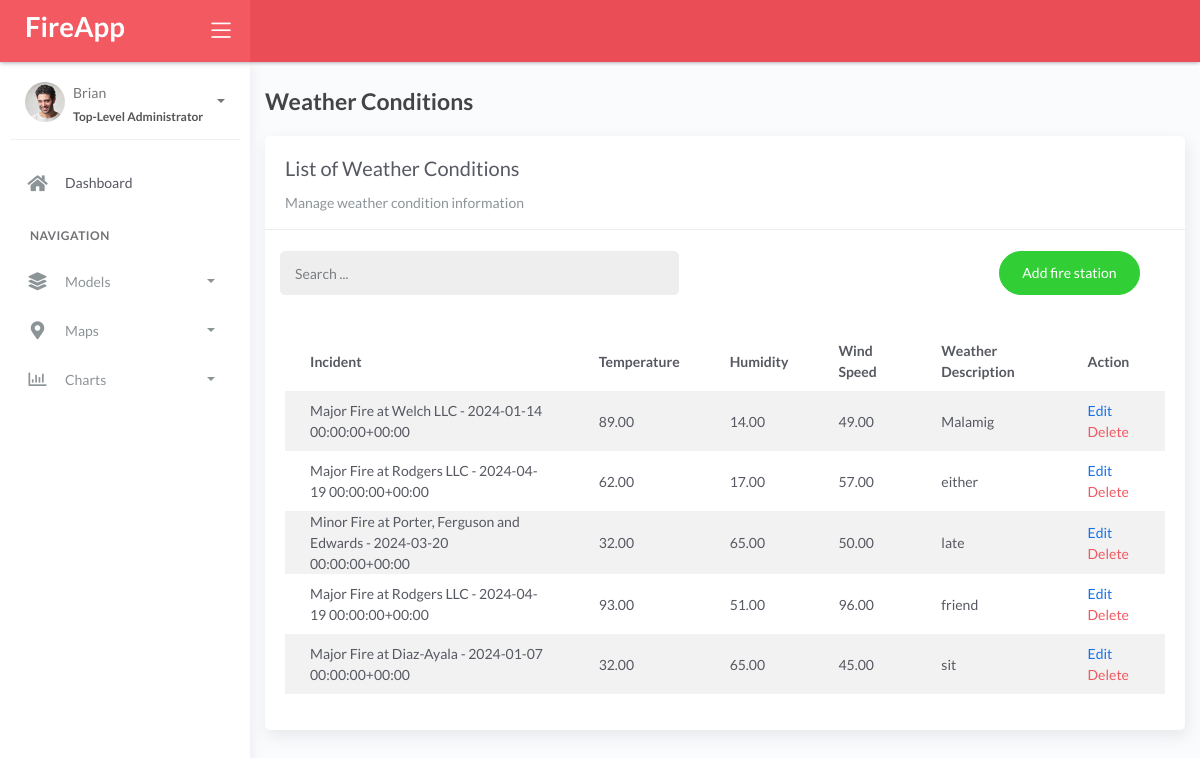
The page /weatherconditions/ on the database its author committed.
### fire/models.py (models this page shows, shortened)
class BaseModel(models.Model):
    created_at = models.DateTimeField(auto_now_add=True, db_index=True)
    updated_at = models.DateTimeField(auto_now=True)
    class Meta:
        abstract = True

class WeatherConditions(BaseModel):
    incident = models.ForeignKey(Incident, on_delete=models.CASCADE)
    temperature = models.DecimalField(
        max_digits=10, decimal_places=2, validators=[validate_non_negative])
    humidity = models.DecimalField(
        max_digits=10, decimal_places=2, validators=[validate_non_negative])
    wind_speed = models.DecimalField(
        max_digits=10, decimal_places=2, validators=[validate_non_negative])
    weather_description = models.CharField(max_length=150)
    class Meta:
        verbose_name = 'Weather Condition'

class Incident(BaseModel):
    SEVERITY_CHOICES = (
        ('Minor Fire', 'Minor Fire'),
        ('Moderate Fire', 'Moderate Fire'),
        ('Major Fire', 'Major Fire'),
    )
    location = models.ForeignKey(Locations, on_delete=models.CASCADE)
    date_time = models.DateTimeField(
        blank=True, null=True, validators=[validate_not_future])
    severity_level = models.CharField(max_length=45, choices=SEVERITY_CHOICES)
    description = models.CharField(max_length=250)
    def __str__(self):
        return f"{self.severity_level} at {self.location.name} - {self.date_time}"
    class Meta:
        verbose_name = 'Incident'

class Locations(BaseModel):
    name = models.CharField(max_length=150)
    latitude = models.DecimalField(
        max_digits=22, decimal_places=16, null=True, blank=True)
    longitude = models.DecimalField(
        max_digits=22, decimal_places=16, null=True, blank=True)
    address = models.CharField(max_length=150)
    city = models.CharField(max_length=150)
    country = models.CharField(max_length=150)
    class Meta:
        verbose_name = 'Location'

### fire/views.py (the view)
# urls.py: path('weatherconditions/', views.WeatherConditionsList.as_view(),
class WeatherConditionsList(ListView):
    model = WeatherConditions
    context_object_name = 'weatherconditions'
    template_name = 'weatherconditions/list.html'
    paginate_by = 5
    def get_queryset(self, *args, **kwargs):
        qs = super().get_queryset(*args, **kwargs)
        if self.request.GET.get("q") != None:
            query = self.request.GET.get('q')
            qs = qs.filter(Q(truck_number__icontains=query))
        return qs

### templates/weatherconditions/list.html (shortened to what this page needs)
{% extends 'base.html' %} {% load static %} {% block content %}
<div class="content">
  <div class="container-fluid">
    <h4 class="page-title mt-4">Weather Conditions</h4>
    <div class="row">
      <div class="col-md-12">
        <div class="card">
          <div class="card-header">
            <div class="card-title">List of Weather Conditions</div>
            <div class="card-category">
              Manage weather condition information
            </div>
          </div>
          <br />
          <div class="col-md-12 row">
            <div class="col-md-6">
              <form
                class="navbar-left navbar-form nav-search mr-md-3"
                action="{% url 'weatherconditions' %}"
              >
                <div class="input-group">
                  <input
                    type="text"
                    placeholder="Search ..."
                    class="form-control"
                    name="q"
                    value="{{ request.GET.q }}"
                  />
                  <div class="input-group-append">
                    <span class="input-group-text">
                    </span>
                  </div>
                </div>
              </form>
            </div>
            <div class="col-md-6">
              <div class="pull-right">
                <a
                  href="{% url 'weatherconditions-add' %}"
                  class="btn btn-success btn-rounded"
                  >Add fire station</a
                >
              </div>
            </div>
          </div>
          <div class="card-body">
            <table class="table table-striped mt-3">
              <thead>
                <tr>
                  <th scope="col">Incident</th>
                  <th scope="col">Temperature</th>
                  <th scope="col">Humidity</th>
                  <th scope="col">Wind Speed</th>
                  <th scope="col">Weather Description</th>
                  <th scope="col">Action</th>
                </tr>
              </thead>
              <tbody>
                {% for object in object_list %}
                <tr>
                  <td>{{ object.incident }}</td>
                  <td>{{ object.temperature }}</td>
                  <td>{{ object.humidity }}</td>
                  <td>{{ object.wind_speed }}</td>
                  <td>{{ object.weather_description }}</td>
                  <td>
                    <a href="{% url 'weatherconditions-edit' object.pk %}"
                      >Edit</a
                    >
                    <a
                      href="{% url 'weatherconditions-delete' object.pk %}"
                      class="text-danger"
                      >Delete</a
                    >
                  </td>
                </tr>
                {% endfor %}
              </tbody>
            </table>
          </div>
        </div>
      </div>
    </div>
  </div>
</div>
{% endblock %}

### rows shown on the page
WeatherConditions: incident "Major Fire at Welch LLC - 2024-01-14 00:00:00+00:00", temperature "89.00", humidity "14.00", wind_speed "49.00", weather_description "Malamig"
WeatherConditions: incident "Major Fire at Rodgers LLC - 2024-04-19 00:00:00+00:00", temperature "62.00", humidity "17.00", wind_speed "57.00", weather_description "either"
WeatherConditions: incident "Minor Fire at Porter, Ferguson and Edwards - 2024-03-20 00:00:00+00:00", temperature "32.00", humidity "65.00", wind_speed "50.00", weather_description "late"
WeatherConditions: incident "Major Fire at Rodgers LLC - 2024-04-19 00:00:00+00:00", temperature "93.00", humidity "51.00", wind_speed "96.00", weather_description "friend"
WeatherConditions: incident "Major Fire at Diaz-Ayala - 2024-01-07 00:00:00+00:00", temperature "32.00", humidity "65.00", wind_speed "45.00", weather_description "sit"
